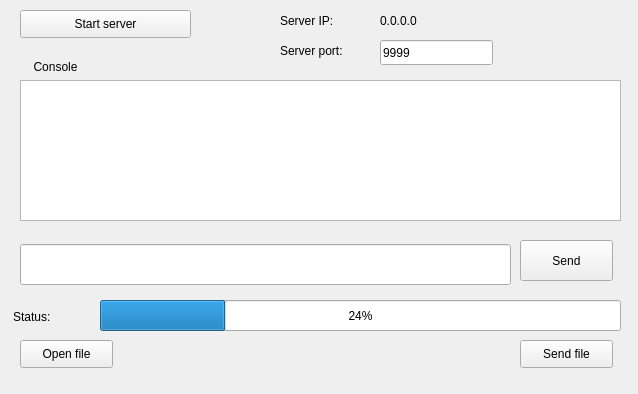
<?xml version="1.0" encoding="UTF-8"?>
<ui version="4.0">
 <class>MainWindow</class>
 <widget class="QMainWindow" name="MainWindow">
  <property name="enabled">
   <bool>true</bool>
  </property>
  <property name="geometry">
   <rect>
    <x>0</x>
    <y>0</y>
    <width>638</width>
    <height>394</height>
   </rect>
  </property>
  <property name="windowTitle">
   <string>Server</string>
  </property>
  <widget class="QWidget" name="centralWidget">
   <widget class="QTextEdit" name="mainTextArea">
    <property name="geometry">
     <rect>
      <x>20</x>
      <y>80</y>
      <width>601</width>
      <height>141</height>
     </rect>
    </property>
    <property name="readOnly">
     <bool>true</bool>
    </property>
   </widget>
   <widget class="QPushButton" name="startServerButton">
    <property name="geometry">
     <rect>
      <x>20</x>
      <y>10</y>
      <width>171</width>
      <height>28</height>
     </rect>
    </property>
    <property name="text">
     <string>Start server</string>
    </property>
   </widget>
   <widget class="QLabel" name="label">
    <property name="geometry">
     <rect>
      <x>20</x>
      <y>56</y>
      <width>71</width>
      <height>21</height>
     </rect>
    </property>
    <property name="layoutDirection">
     <enum>Qt::LeftToRight</enum>
    </property>
    <property name="text">
     <string>Console</string>
    </property>
    <property name="alignment">
     <set>Qt::AlignCenter</set>
    </property>
   </widget>
   <widget class="QPushButton" name="sendMsgButton">
    <property name="geometry">
     <rect>
      <x>520</x>
      <y>240</y>
      <width>93</width>
      <height>41</height>
     </rect>
    </property>
    <property name="text">
     <string>Send</string>
    </property>
   </widget>
   <widget class="QPushButton" name="openFileButton">
    <property name="geometry">
     <rect>
      <x>20</x>
      <y>340</y>
      <width>93</width>
      <height>28</height>
     </rect>
    </property>
    <property name="text">
     <string>Open file</string>
    </property>
   </widget>
   <widget class="QPushButton" name="sendFileButton">
    <property name="geometry">
     <rect>
      <x>520</x>
      <y>340</y>
      <width>93</width>
      <height>28</height>
     </rect>
    </property>
    <property name="text">
     <string>Send file</string>
    </property>
   </widget>
   <widget class="QLineEdit" name="msgLineEdit">
    <property name="geometry">
     <rect>
      <x>20</x>
      <y>244</y>
      <width>491</width>
      <height>41</height>
     </rect>
    </property>
   </widget>
   <widget class="QLabel" name="filePathLabel">
    <property name="geometry">
     <rect>
      <x>140</x>
      <y>340</y>
      <width>361</width>
      <height>21</height>
     </rect>
    </property>
    <property name="text">
     <string/>
    </property>
   </widget>
   <widget class="QProgressBar" name="progressBar">
    <property name="geometry">
     <rect>
      <x>100</x>
      <y>300</y>
      <width>521</width>
      <height>31</height>
     </rect>
    </property>
    <property name="value">
     <number>24</number>
    </property>
   </widget>
   <widget class="QLabel" name="label_2">
    <property name="geometry">
     <rect>
      <x>13</x>
      <y>296</y>
      <width>81</width>
      <height>41</height>
     </rect>
    </property>
    <property name="text">
     <string>Status:</string>
    </property>
   </widget>
   <widget class="QLabel" name="label_3">
    <property name="geometry">
     <rect>
      <x>280</x>
      <y>10</y>
      <width>101</width>
      <height>21</height>
     </rect>
    </property>
    <property name="text">
     <string>Server IP: </string>
    </property>
   </widget>
   <widget class="QLabel" name="ipLabel">
    <property name="geometry">
     <rect>
      <x>380</x>
      <y>10</y>
      <width>201</width>
      <height>21</height>
     </rect>
    </property>
    <property name="text">
     <string>0.0.0.0</string>
    </property>
   </widget>
   <widget class="QLabel" name="label_5">
    <property name="geometry">
     <rect>
      <x>280</x>
      <y>40</y>
      <width>101</width>
      <height>21</height>
     </rect>
    </property>
    <property name="text">
     <string>Server port: </string>
    </property>
   </widget>
   <widget class="QLineEdit" name="portLineEdit">
    <property name="geometry">
     <rect>
      <x>380</x>
      <y>40</y>
      <width>113</width>
      <height>25</height>
     </rect>
    </property>
    <property name="text">
     <string>9999</string>
    </property>
   </widget>
  </widget>
 </widget>
 <layoutdefault spacing="6" margin="11"/>
 <resources/>
 <connections/>
</ui>
